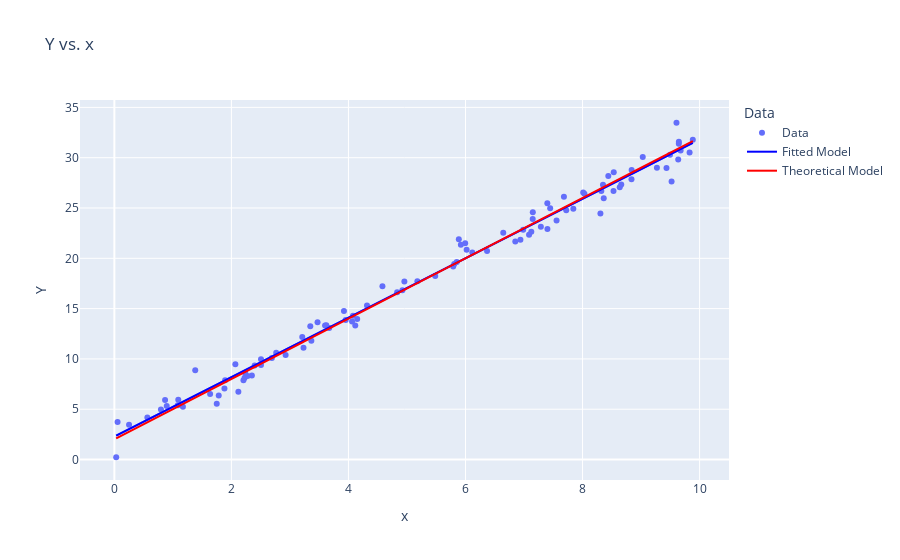

Notebook code cell kept with this figure:
### Markdown cell above
### 3. Add the line from Question 1 on the figure of Question 2 and explain the difference between the nature of the two lines in your own words; *but, hint though: simulation of random sampling variation*.

### Code cell
import pandas as pd
import statsmodels.formula.api as smf
import plotly.express as px
import numpy as np
from scipy.stats import norm

# Simulate Data
n = 100  # number of observations
beta0 = 2  # intercept coefficient
beta1 = 3  # slope coefficient
sigma = 1  # standard deviation of the error term

x = np.random.uniform(0, 10, n)  # predictor variable
errors = norm.rvs(loc=0, scale=sigma, size=n)  # error term
Y = beta0 + beta1 * x + errors  # outcome variable

# Create Pandas DataFrame
df = pd.DataFrame({'x': x, 'Y': Y})

# Fit Simple Linear Regression Model
model_data_specification = smf.ols("Y~x", data=df)
fitted_model = model_data_specification.fit()

# Visualize Fitted Model
df['Data'] = 'Data'  # hack to add data to legend
fig = px.scatter(df, x='x', y='Y', color='Data',
                 trendline='ols', title='Y vs. x')

# Add Fitted Values Line (Same as trendline='ols')
fig.add_scatter(x=df['x'], y=fitted_model.fittedvalues,
                line=dict(color='blue'), name="Fitted Model")

# Add Theoretical Line
fig.add_scatter(x=df['x'], y=beta0 + beta1 * df['x'],
                line=dict(color='red'), name="Theoretical Model")

fig.show()
